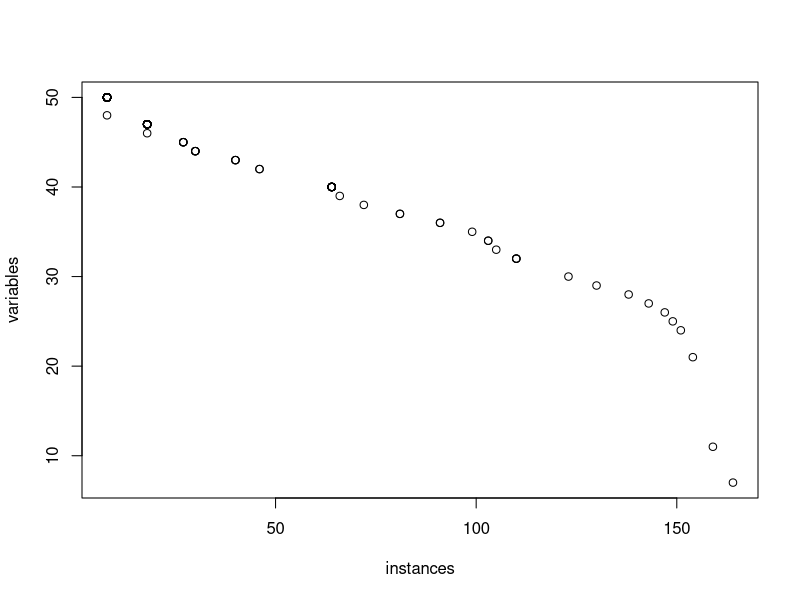

This chart was generated by the following R code:
hcc = read.csv('./datasets/hcc-data.csv');
attach(hcc)
available.data <- function (csv.data, withPrint = FALSE) {
    row.count = length(csv.data[,1])
    col.count = length(csv.data[1,])
    col.names = names(csv.data)
    data.counts = c()
    var.counts = c()
    for (missing.count in 1:row.count) {
        all.data = replace(c(1:row.count), c(1:row.count), TRUE)
        var.count = 0
        var.names = replace(c(1:col.count), c(1:col.count), NA)
        for (col.num in 1:col.count) {
            if (length(which(csv.data[col.num] == '?')) <= missing.count) {
                var.count = var.count + 1
                var.names[col.num] = col.names[col.num]
                na <- is.na(replace(c(1:row.count), csv.data[col.num] == '?', NA))
                all.data = replace(all.data, na, FALSE)
            }
        }
        if (withPrint) {
            print(paste('Missing count less than', missing.count))
            print(paste('instances: ', length(which(all.data == 1))))
            print(paste('variable count: ', var.count))
            print('variable names: ')
            print(var.names)
        }
        data.counts[missing.count] = c(length(which(all.data == 1)))
        var.counts[missing.count] = var.count
    }
    return(data.frame(missing = 1:row.count, instance = data.counts, variable = var.counts))
}
result = available.data(hcc)
png('plots/data-missing.png')
plot(x = result$instance, y = result$variable, xlab = 'instances', ylab = 'variables')
dev.off()

## columns = c("Gender", "Symptoms", "Alcohol", "HBsAg", "HCVAb", "Cirrhosis", "Diabetes", "Obesity", "AHT", "CRI", "HIV", "Spleno", "PHT", "PVT", "Metastasis", "Hallmark", "Age", "PS", "Encephalopathy", "Ascites", "INR", "AFP", "Hemoglobin", "MCV", "Leucocytes", "Platelets", "Albumin", "Total.Bil", "ALT", "AST", "GGT", "ALP", "TP", "Creatinine", "Nodules", "Class")
columns = c("Gender", "Symptoms", "Alcohol", "HBsAg", "HBeAg", "HBcAb", "HCVAb", "Cirrhosis", "Endemic", "Smoking", "Diabetes", "Obesity", "Hemochro", "AHT", "CRI", "HIV", "NASH", "Varices", "Spleno", "PHT", "PVT", "Metastasis", "Hallmark", "PS", "Encephalopathy", "Ascites", "Class", "Age", "Grams.day", "Packs.year", "INR", "AFP", "Hemoglobin", "MCV", "Leucocytes", "Platelets", "Albumin", "Total.Bil", "ALT", "AST", "GGT", "ALP", "TP", "Creatinine", "Nodules", "Major.Dim", "Dir.Bil", "Iron", "Sat", "Ferritin")
columns = c("Gender"
            ,"Symptoms"
            ,"Alcohol"
            ,"HBsAg"
            ,"HBeAg"
            ,"HBcAb"
            ,"HCVAb"
            ,"Cirrhosis"
            ## ,"Endemic"
            ,"Smoking"
            ,"Diabetes"
            ,"Obesity"
            ,"Hemochro"
            ,"AHT"
            ,"CRI"
            ,"HIV"
            ,"NASH"
            ## ,"Varices"
            ## ,"Spleno"
            ,"PHT"
            ,"PVT"
            ,"Metastasis"
            ,"Hallmark"
            ,"PS"
            ## ,"Encephalopathy"
            ,"Ascites"
            ,"Class"
            ,"Age"
            ,"Grams.day"
            ,"Packs.year"
            ,"INR"
            ,"AFP"
            ,"Hemoglobin"
            ,"MCV"
            ,"Leucocytes"
            ,"Platelets"
            ,"Albumin"
            ,"Total.Bil"
            ,"ALT"
            ,"AST"
            ,"GGT"
            ,"ALP"
            ,"TP"
            ,"Creatinine"
            ,"Nodules"
            ## ,"Major.Dim"
            ## ,"Dir.Bil"
            ## ,"Iron"
            ## ,"Sat"
            ,"Ferritin"
            )
drop.empty <- function (csv.data) {
    row.count = length(csv.data[,1])
    col.count = length(csv.data[1,])
    row.drop = c()
    result = csv.data
    for (col.num in 1:col.count) {
        for (row.num in which(csv.data[[col.num]] == '?')) {
            row.drop = c(row.drop, row.num)
            }
    }
    if (length(row.drop) > 0) {
        result = result[-row.drop,]
        rownames(result) <- 1:nrow(result)
    }
    return(result)
}
drop.empty(hcc[columns])
